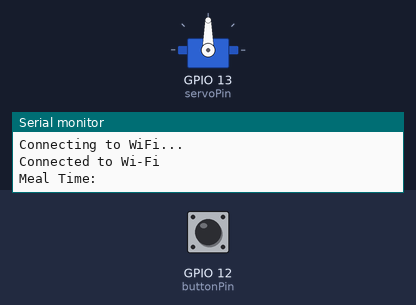
Bench run of a sketch on a simulated ESP32. Parts: servo, the last lines printed to the serial monitor. Inputs (shaded band) come from the test bench; at power-on: GPIO 12 (buttonPin) HIGH. WiFi joins after 1.5 s; servers stay silent unless stated; uploads are accepted with an empty reply; the Firebase database answers and starts empty.

Above: at 3.2 s.
3.3 s: GPIO 12 (buttonPin) pulled LOW for 3.2 s
At 4.1 s:
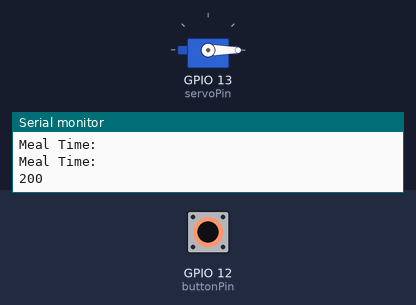
Timing chart, 0 to 8.2 s (numbered marks = the images above; inputs shaded):
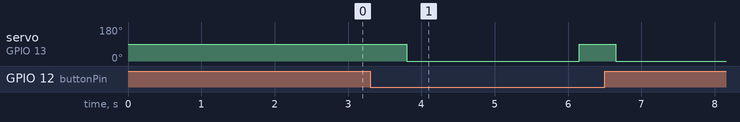

The sketch:

pfeeder.ino
```cpp
#include <WiFi.h>
#include <HTTPClient.h>
#include <ESP32Servo.h>
#include <FirebaseESP32.h>

const char* ssid = "nard";
const char* password = "iloveyoug";

#define FIREBASE_HOST " link/ID ng firebase "
#define FIREBASE_AUTH "database link"

static const int servoPin = 13;
static const int buttonPin = 12;

Servo servo1;
FirebaseData firebaseData;

void setup() {
  Serial.begin(115200);
  WiFi.begin(ssid, password);

  while (WiFi.status() != WL_CONNECTED) {
    delay(1000);
    Serial.println("Connecting to WiFi...");
  }
  Serial.println("Connected to Wi-Fi");
  Firebase.begin(FIREBASE_HOST, FIREBASE_AUTH);

  servo1.attach(servoPin);
  pinMode(buttonPin, INPUT_PULLUP);
}

void loop() {
  String mealTime = getMealTime("lunch");

  Serial.println("Meal Time: " + mealTime);
  String currentTime = getCurrentTime();

  if (currentTime == mealTime) {
    Serial.println("It's meal time!");

    servo1.write(180);
    delay(500);
    servo1.write(0);
  }
  if (digitalRead(buttonPin) == LOW) {
    servo1.write(90);
    delay(500);
    servo1.write(0);

    HTTPClient http;
    http.begin("http://your-server.com/button");
    http.addHeader("Content-Type", "application/json");

    int httpResponseCode = http.POST("{\"buttonPressed\": true}");

    if (httpResponseCode > 0) {
      String response = http.getString();
      Serial.println(httpResponseCode);
      Serial.println(response);
    } else {
      Serial.print("Error in sending POST: ");
      Serial.println(http.errorToString(httpResponseCode).c_str());
    }
    http.end();

    delay(1000);
  }

  delay(1000);
}
String getMealTime(String mealType) {
  String time = "";
  if (Firebase.getString(firebaseData, "meal_time/" + mealType)) {
    time = firebaseData.stringData();
  } else {
    Serial.println("Failed to get meal time");
  }
  return time;
}
String getCurrentTime() {
  return "12:00";
}
```

Measured:
- after the input at 3.3 s, servo on GPIO 13 (servoPin): 90° → 0° after 0.50 s, → 90° 2.4 s later, → 0° 0.50 s later
